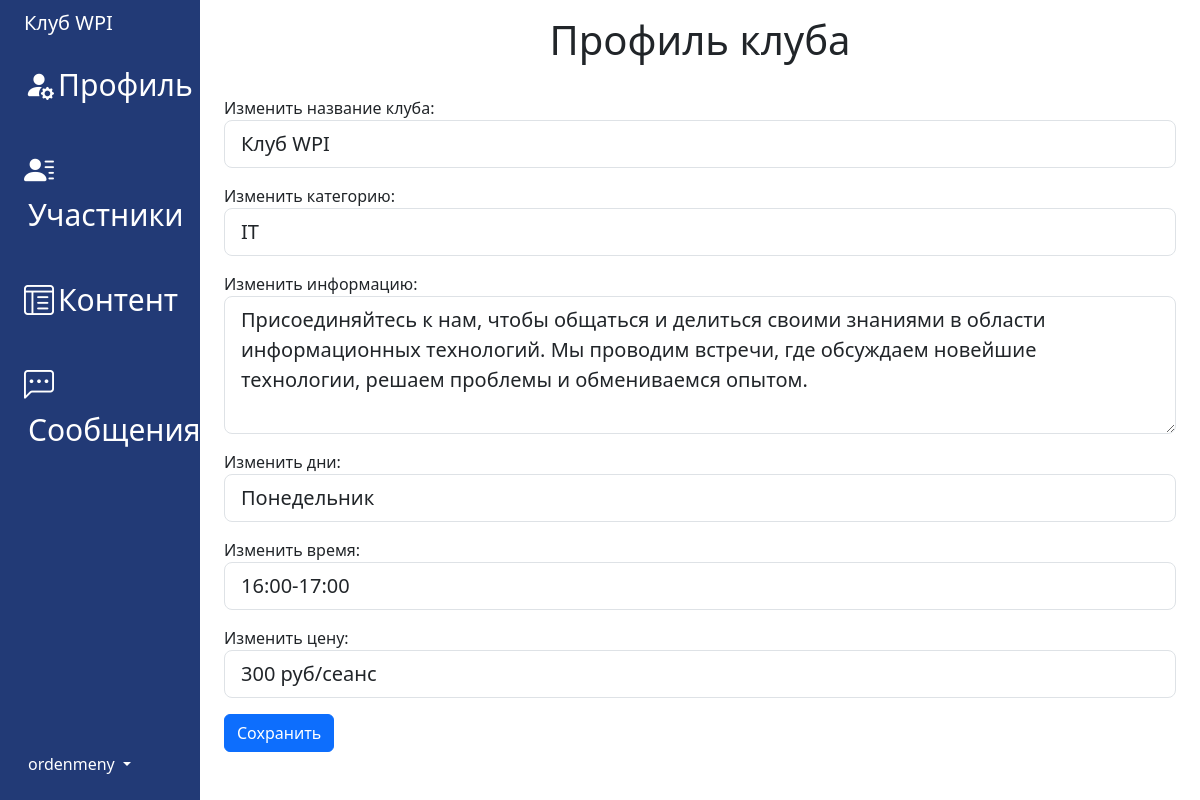
Page /dashboard/it/profile/ (signed in) on the earlier database version.
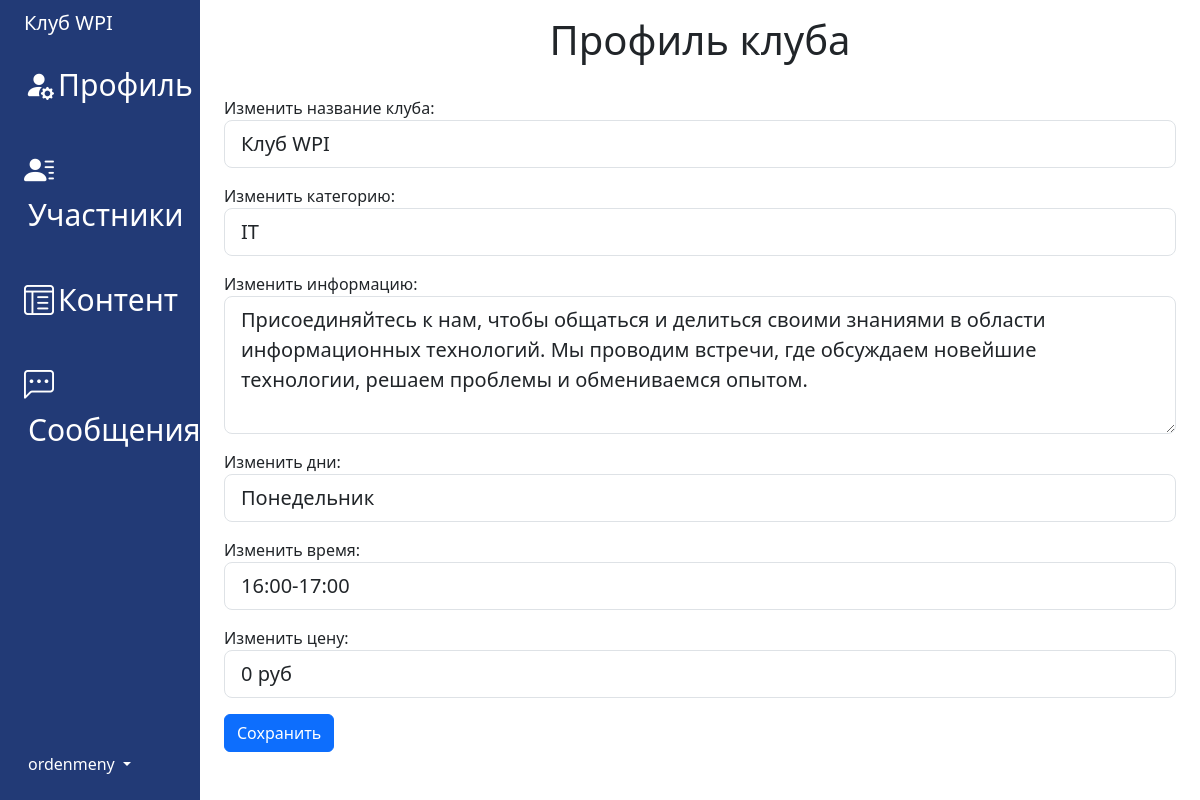
Same page on the later database version.
### clubs_app/models.py (models this page shows, shortened)
class ClubModel(models.Model):
    manager = models.ForeignKey(
        settings.AUTH_USER_MODEL,
        on_delete=models.CASCADE, null=True, related_name='user_system')
    title_club = models.CharField(max_length=128, null=False, blank=False)
    cat_club = models.ForeignKey('CatClubModel', on_delete=models.CASCADE)
    info_club = models.TextField()
    days_event = models.CharField(max_length=100, null=True, blank=True)
    time_event = models.CharField(max_length=100, null=True, blank=True)
    price_club = models.CharField(max_length=256, null=True, blank=True)
    member = models.ManyToManyField(settings.AUTH_USER_MODEL, related_name='member_field')
    slug_club = models.SlugField(max_length=255, unique=True, null=True)
    class Meta:
        verbose_name = 'Клубы'
        verbose_name_plural = 'Клубы'
        ordering = ['-id']

### dashboard_app/views.py (the view)
# urls.py: path('', index, name='home_page'),
@login_required
def index(request, slug_club):
    if check_user_club(request, slug_club):
        messages.success(request, 'Доступ закрыт')
        return check_user_club(request, slug_club)
    club = ClubModel.objects.get(slug_club=slug_club)
    initial_data = {
        'title_club': club.title_club,
        'cat_club': club.cat_club,
        'info_club': club.info_club,
        'days_event': club.days_event,
        'time_event': club.time_event,
        'price_club': club.price_club,
    }
    if request.method == 'POST':
        form_change_club_data = ChangeClubData(request.POST, initial=initial_data)
        if form_change_club_data.is_valid():
            club.title_club = form_change_club_data.instance.title_club
            club.cat_club = form_change_club_data.instance.cat_club
            club.info_club = form_change_club_data.instance.info_club
            club.days_event = form_change_club_data.instance.days_event
            club.time_event = form_change_club_data.instance.time_event
            club.price_club = form_change_club_data.instance.price_club
            club.save()
            return redirect('dashboard_app:profile', slug_club=slug_club)
    else:
        form_change_club_data = ChangeClubData(initial=initial_data)
    context = {
        'form': form_change_club_data,
        'slug_club': slug_club,
        'club_name': club.title_club,
    }
    return render(request, template_name='dashboard_app/index.html', context=context)

### clubs_app/models.py (called while the page is built)
    def __str__(self):
        return self.cat

### dashboard_app/views.py (called while the page is built)
def check_user_club(request, slug_club):
    if not (request.user == ClubModel.objects.get(slug_club=slug_club).manager):
        return redirect('clubs_app:home_page')
    else:
        return False

### dashboard_app/templates/dashboard_app/index.html
{% extends 'dashboard_app/base.html' %}
{% block title_body %}
    <h1 class="text-center">Профиль клуба</h1><br>
{% endblock title_body %}
{% block content %}
    <form method="post">{% csrf_token %}
        {{ form.as_p }}
        <button type="submit" class="btn btn-primary">Сохранить</button>
    </form>
{% endblock content %}

### dashboard_app/templates/dashboard_app/base.html (shortened to what this page needs)
<!doctype html>
<html lang="en" data-bs-theme="auto">
<head>
    {% load static %}
    <link href="https://cdn.jsdelivr.net/npm/bootstrap@5.3.0-alpha2/dist/css/bootstrap.min.css" rel="stylesheet"
>
    <link rel="stylesheet" href="{% static 'dashboard_app/css/dashboard.css' %}">
    <link rel="stylesheet" href="https://cdn.jsdelivr.net/npm/bootstrap-icons@1.10.4/font/bootstrap-icons.css">
    <link rel="stylesheet" href="{% static 'ckeditor/ckeditor.css' %}">
</head>
<body>
<div class="container-fluid">
    <div class="row flex-nowrap" style="min-width: 500px">
        <div class="col-auto col-md-3 col-xl-2 px-sm-2 px-0" style="background: #223A76 !important;">
            <div class="d-flex flex-column align-items-center align-items-sm-start px-3 pt-2 text-white min-vh-100">
                <a href="/" class="d-flex align-items-center pb-3 mb-md-0 me-md-auto text-white text-decoration-none">
                    <span class="fs-5 d-none d-sm-inline elements-menu" style="display: block">{{ club_name }}</span>
                </a>
                <ul class="nav nav-pills flex-column mb-sm-auto mb-0 align-items-center align-items-sm-start" id="menu">
                    <li class="nav-item">
                        <a href="{% url 'dashboard_app:profile' slug_club %}"
                           class="nav-link align-middle px-0 elements-menu">
                            <i class="bi bi-person-fill-gear"></i><span class="ms-1 d-none d-sm-inline">Профиль</span>
                        </a>
                    </li>
                    <br>
                    <li class="nav-item">
                        <a href="{% url 'dashboard_app:members' slug_club %}"
                           class="nav-link align-middle px-0 elements-menu">
                            <i class="bi bi-person-lines-fill"></i><span
                                class="ms-1 d-none d-sm-inline">Участники</span>
                        </a>
                    </li>
                    <br>
                    <li class="nav-item">
                        <a href="{% url 'dashboard_app:add_article' slug_club %}"
                           class="nav-link align-middle px-0 elements-menu">
                            <i class="bi bi-layout-text-window-reverse"></i><span class="ms-1 d-none d-sm-inline">Контент</span>
                        </a>
                    </li>
                    <br>
                    <li class="nav-item">
                        <a href="{% url 'dashboard_app:message' slug_club %}" class="nav-link align-middle px-0 elements-menu">
                            <i class="bi bi-chat-left-dots"></i><span class="ms-1 d-none d-sm-inline">Сообщения</span>
                        </a>
                    </li>
                    <br>
                </ul>
                <div class="dropdown pb-4">
                    <a href="#" class="d-flex align-items-center text-white text-decoration-none dropdown-toggle"
                       id="dropdownUser1" data-bs-toggle="dropdown" aria-expanded="false">
                        <span class="d-none d-sm-inline mx-1">{{ request.user }}</span>
                    </a>
                </div>
            </div>
        </div>
        <div class="col py-3">
            {% block title_body %}
            {% endblock %}
            <div class="container">
                {% block content %}
                {% endblock %}
            </div>
        </div>
    </div>
</div>
</body>
</html>

Differences in the rows shown:
changed ClubModel "Клуб WPI": price_club "300 руб/сеанс" → "0 руб"
